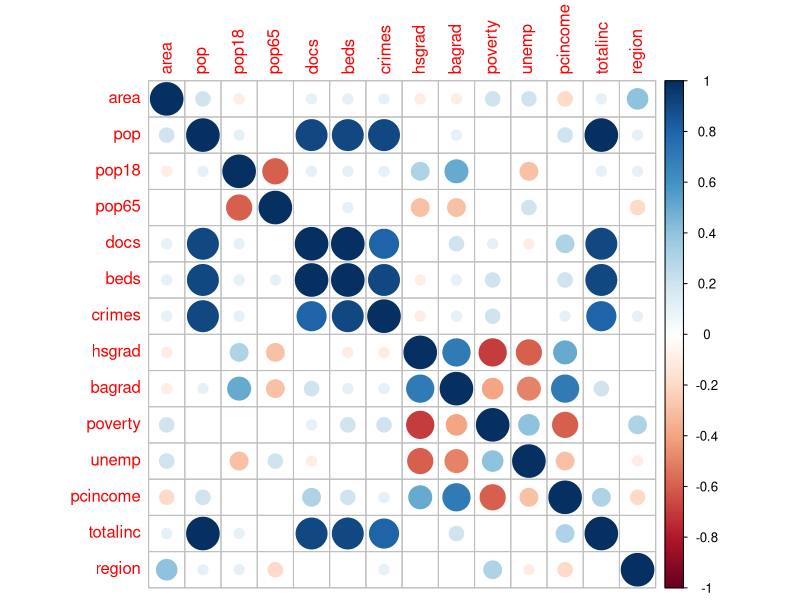

Reproduce this figure in R.
## ---- chunk 1
library(tidyverse)
library(corrplot)
#library(p8105.datasets)
#library(leaflet)

knitr::opts_chunk$set(
  fig.width = 6,
  fig.asp = .6,
  out.width = "90%"
)

theme_set(theme_minimal() + theme(legend.position = "bottom"))

options(
  ggplot2.continuous.colour = "viridis",
  ggplot2.continuous.fill = "viridis"
)

scale_colour_discrete = scale_colour_viridis_d
scale_fill_discrete = scale_fill_viridis_d
## ---- chunk 2
cdi_df = read_csv("data/cdi.csv") 

skimr::skim(cdi_df)

numeric_cdi_df = cdi_df %>% 
  select(-cty,-state,-id)

corr = round(cor(numeric_cdi_df), 1)

corrplot(corr)
## ---- chunk 3

